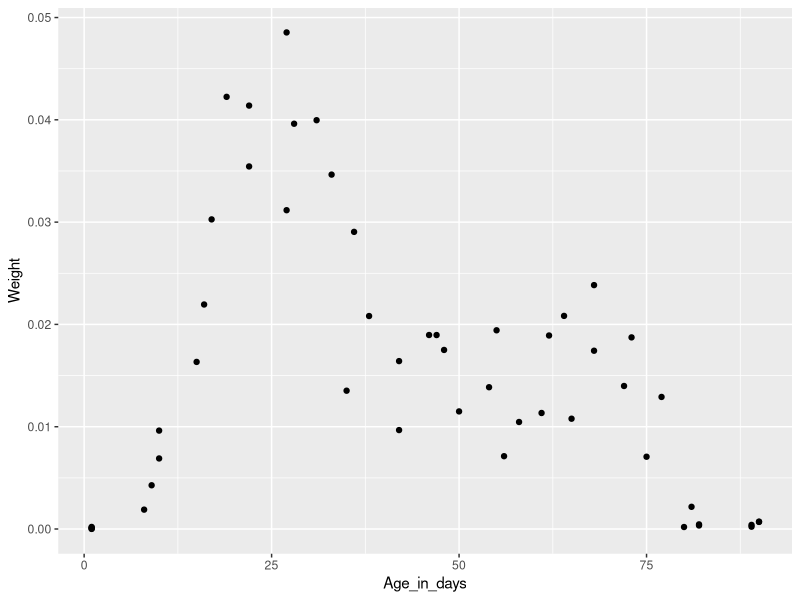
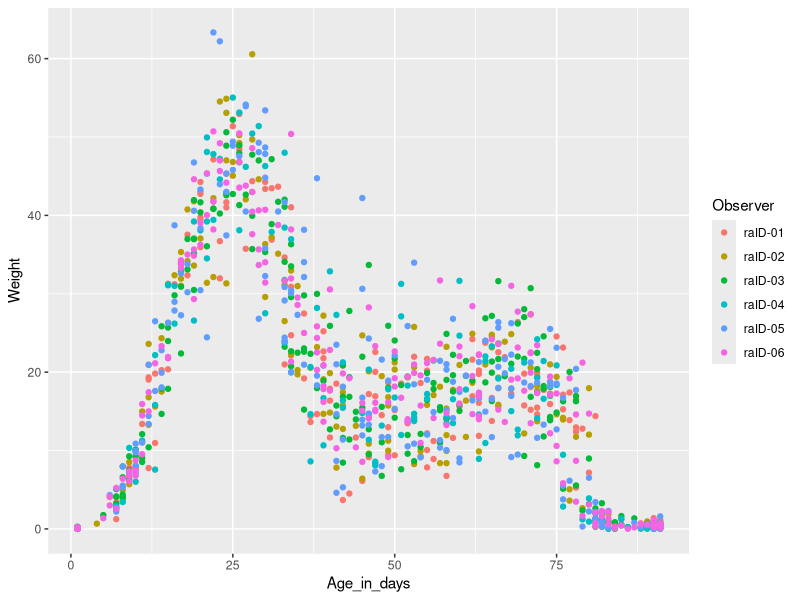
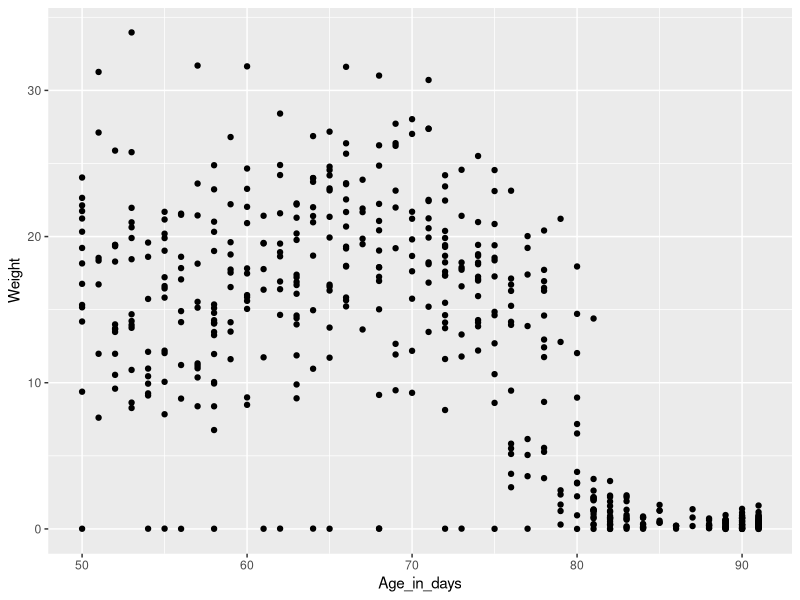
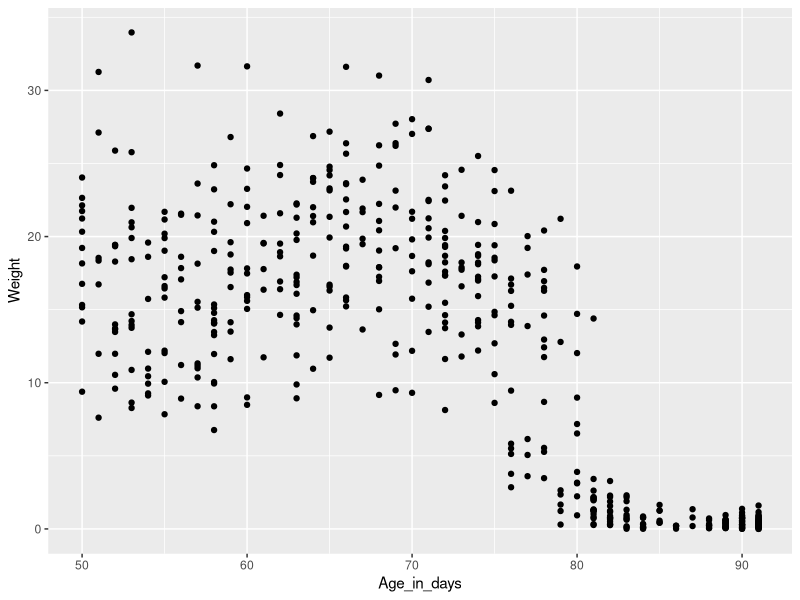
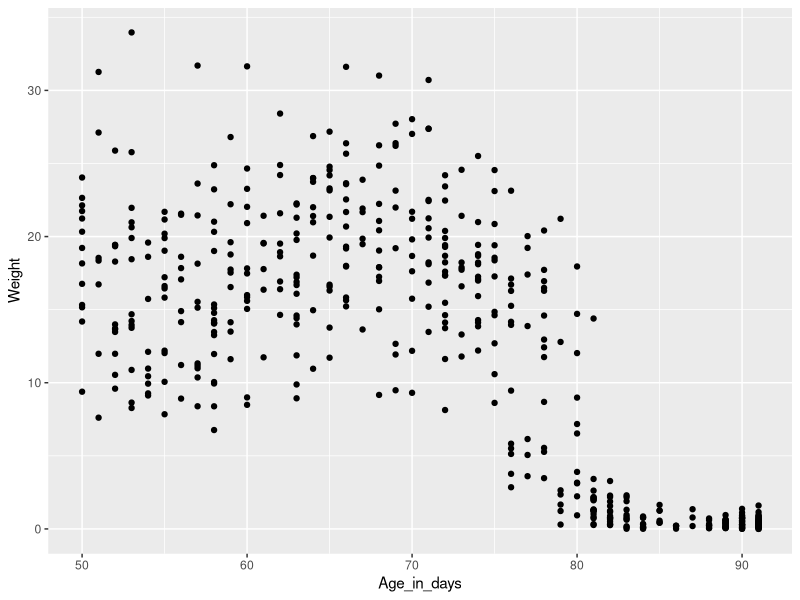

Source code (R) for these figures, in order:
#Loading libraries 
library(tidyverse)
library(readxl)

#Reading in data per usual
cb_data <- read_xlsx(path = "CB_data_2023.xlsx",
                     skip = 11,
                     na = "-99")

#For all dplyr functions (verbs):  
#-First argument is data
#-Subsequent arguments describe what to do
#-Result is a new data frame
#Here using filter() to subset (rows) on Observer raID-07
filter(cb_data,
       Observer == "raID-07")

#Transforming data often involves many dplyr verbs
#Best way to string R commands together is to use pipe: %>% 
#Keyboard shortcut: cmd+shift+m
#When using the pipe, tabbing is really useful
cb_data %>% 
  filter(Observer == "raID-07")

#Pipe to filter, then view()
cb_data %>% 
  filter(Observer == "raID-07") %>% 
  view()

#Pipe to filter, then ggplot
cb_data %>% 
  filter(Observer == "raID-07") %>% 
  ggplot(aes(x = Age_in_days,
              y = Weight)) +
  geom_point()

#Filter uses conditions: ==, !=, >, <, >=, <=
#All Observers BUT raID-07
cb_data %>% 
  filter(Observer != "raID-07") %>% 
  ggplot(aes(x = Age_in_days,
             y = Weight)) +
  geom_point(aes(color = Observer))

#Ages greater than 50 days (inclusive)
cb_data %>% 
  filter(Age_in_days >= 50) %>% 
  ggplot(aes(x = Age_in_days,
             y = Weight)) +
  geom_point()

#Filter using multiple conditions
cb_data %>% 
  filter(Age_in_days >= 50, 
         Observer != "raID-07") %>% 
  ggplot(aes(x = Age_in_days,
             y = Weight)) +
  geom_point()

#Separating conditions with comma same as using "&"

cb_data %>% 
  filter(Age_in_days >= 50 &
           Observer != "raID-07") %>% 
  ggplot(aes(x = Age_in_days,
             y = Weight)) +
  geom_point()

#Use logical OR (|) to check for either condition
cb_data %>% 
  filter(Cloudbuddy == "cbID-001" |
           Cloudbuddy == "cbID-002")

#Shortcut: %in% 
cb_data %>% 
  filter(Cloudbuddy %in% c("cbID-001",
                           "cbID-002"))

#Can also be used with "!"
cb_data %>% 
  filter(!Cloudbuddy %in% c("cbID-001",
                            "cbID-002"))

#Cannot use variable == NA, must use is.na()
cb_data %>% 
  filter(Volume == NA)

cb_data %>% 
  filter(is.na(Volume))

cb_data %>% 
  filter(!is.na(Volume))

#dplyr verbs will not save new data, assign to save
cb_data_new <- cb_data %>% 
  filter(Cloudbuddy %in% c("cbID-001",
                           "cbID-002")) 

#Next verb is arrange 
#Will arrange a column's values in ascending order by default
cb_data %>% 
  arrange(Volume)

#To view in descending order, use desc()
cb_data %>% 
  arrange(desc(Volume))

#Use select() to pick columns in data
#Can be done by name
#Output ordered
cb_data %>% 
  select(Weight, 
         Volume, 
         Cloudbuddy)

#Or range of names 
cb_data %>% 
  select(Age_in_days:`Phase (color)`)

#Or exclude range
cb_data %>% 
  select(!Age_in_days:`Phase (color)`)

#Or helper functions
cb_data %>% 
  select(starts_with("W"))

cb_data %>% 
  select(contains("_"))

#By variable type
cb_data %>% 
  select(where(is.numeric))

cb_data %>% 
  select(where(is.character))

#Use rename() to rename columns (variables)
#new_name = old_name
cb_data %>% 
  rename(Phase = `Phase (color)`)

